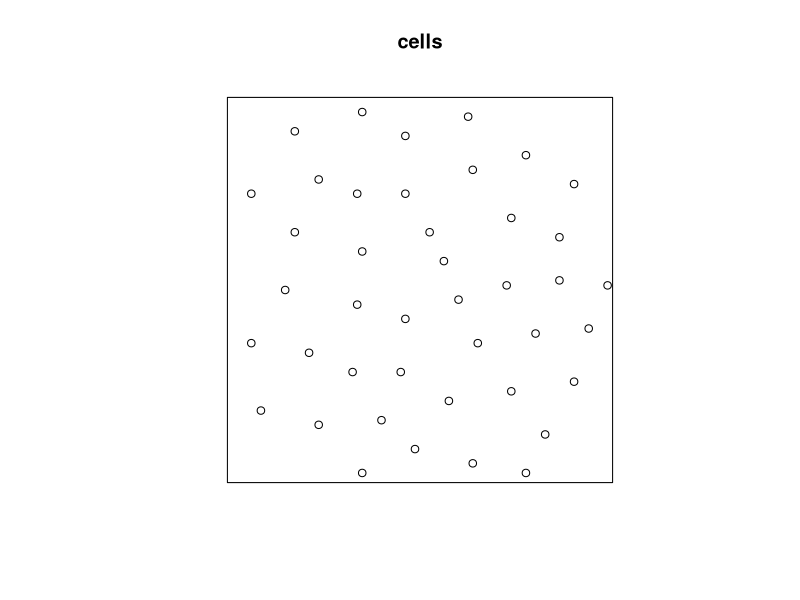
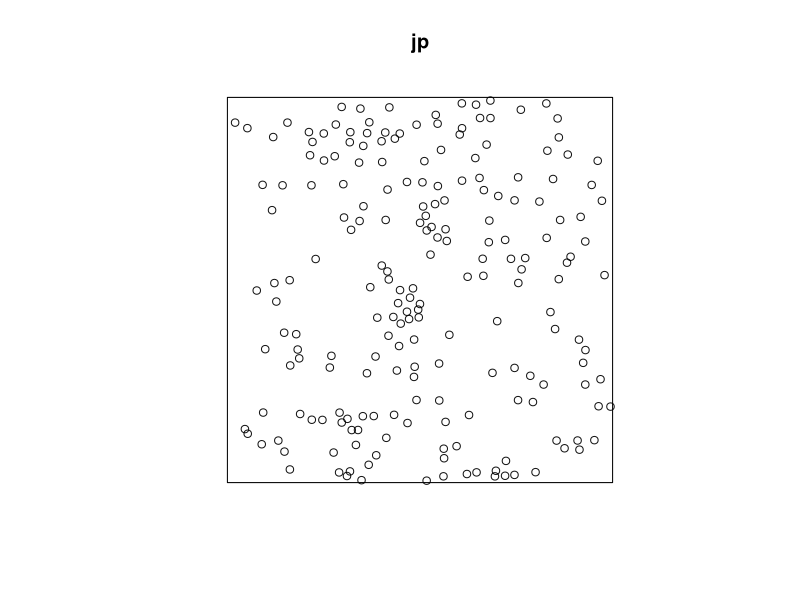
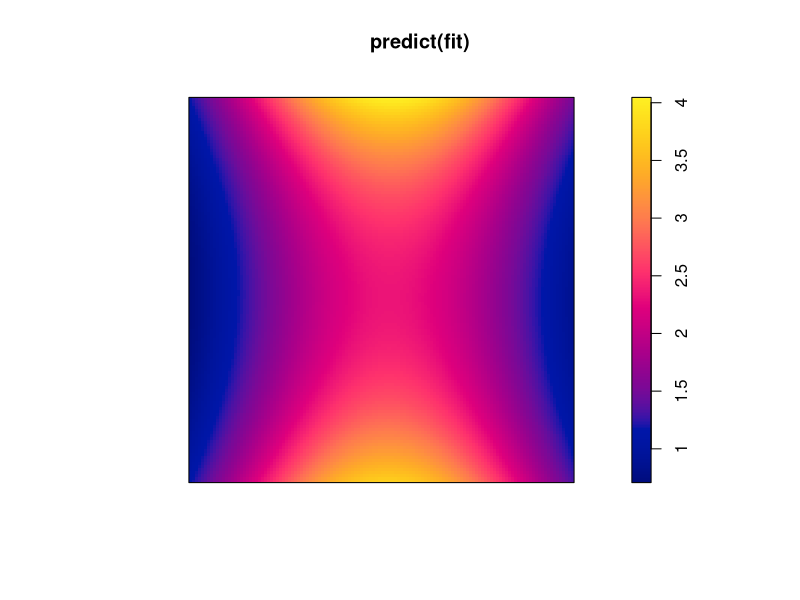
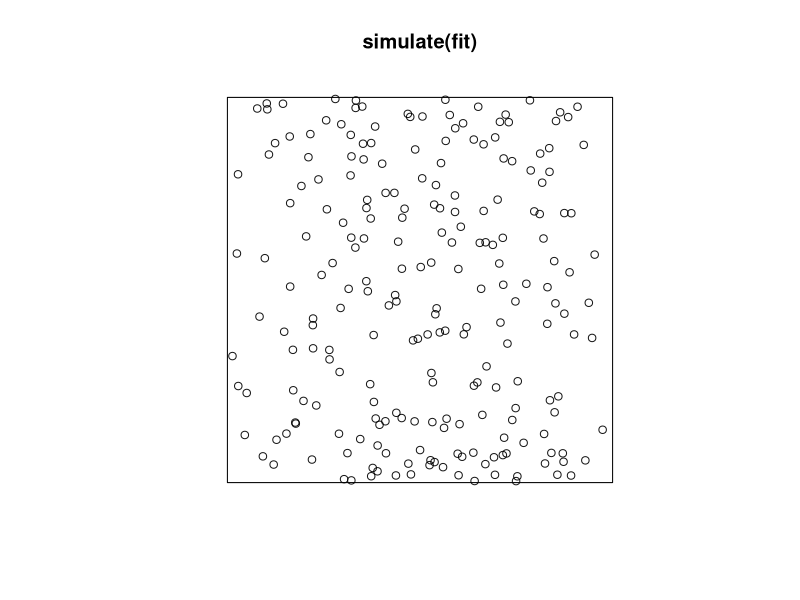
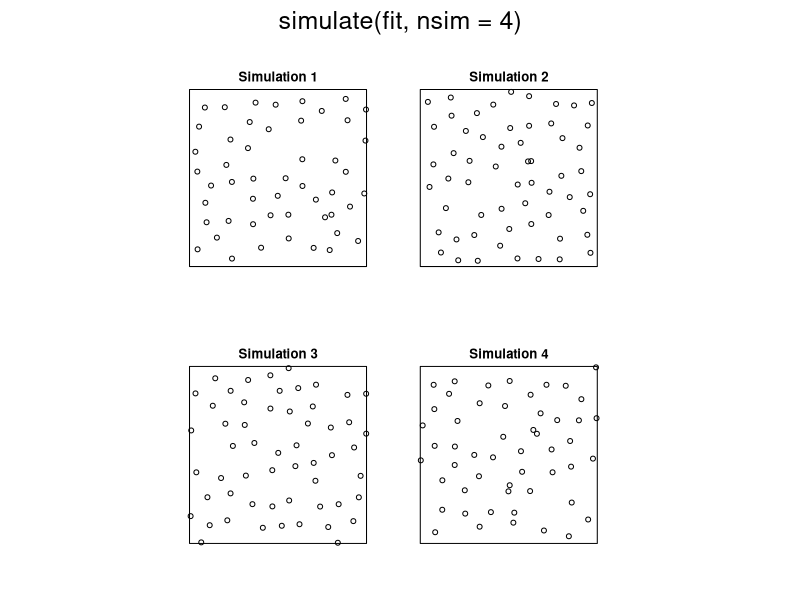
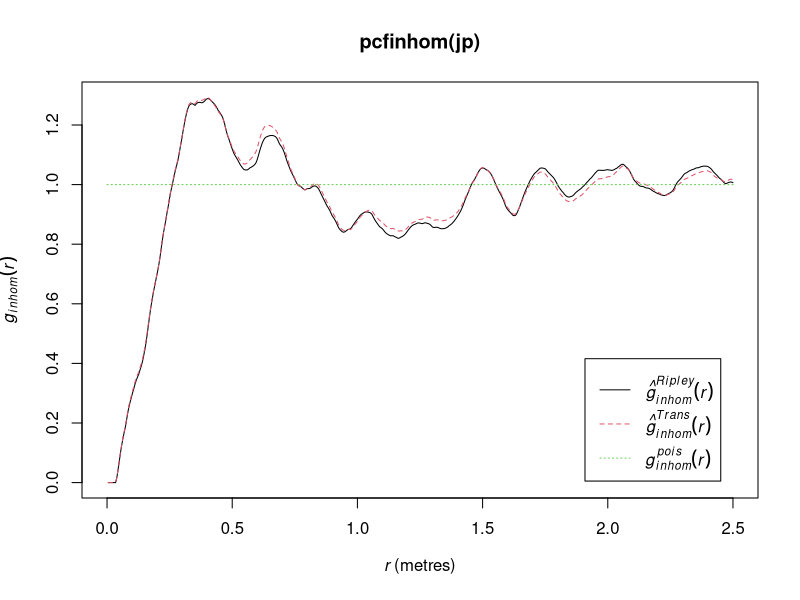

Recreate these plots in R, in order.
## ---- chunk 1
library(spatstat)
plot(cells)
## ---- chunk 2
jp <- residualspaper$Fig1
plot(jp)
## ---- chunk 3
dppm(jp ~ x+y, dppGauss)
## ---- chunk 4
fit <- dppm(jp ~ polynom(x,y,2),
            dppMatern,
	    statistic="pcf", statargs=list(stoyan=0.2))
plot(predict(fit))	    
## ---- chunk 5
plot(simulate(fit))
## ---- chunk 6
ppm(cells~ 1, Hardcore())
## ---- chunk 7
minnndist(cells)
## ---- chunk 8
ppm(cells ~ 1, Strauss(0.1))
## ---- chunk 9
fit <- ppm(cells ~ 1, Strauss(0.1))
plot(simulate(fit, nsim=4))
## ---- chunk 10
plot(pcfinhom(jp))
## ---- chunk 11
minnndist(jp)
## ---- chunk 12
ppm(jp ~ x+y, Strauss(0.2))
## ---- chunk 13
ppm(jp ~ x+y, Strauss(0.5))
